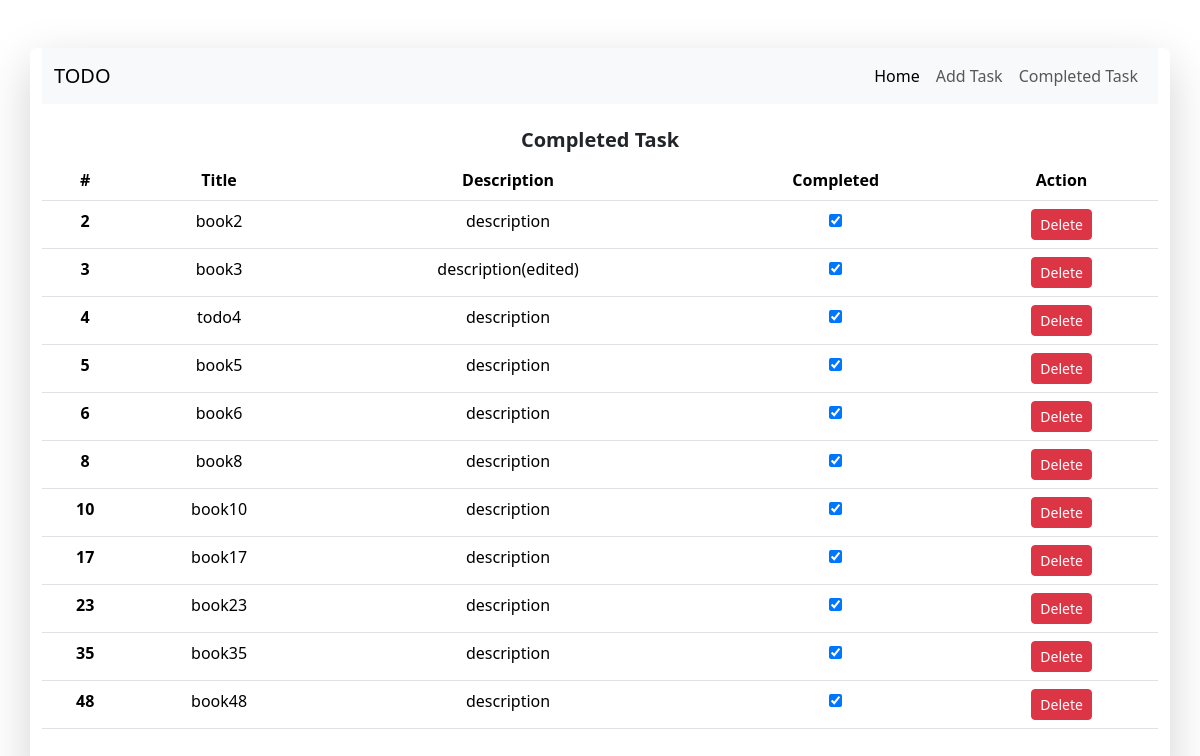
The app's page /completed/ with its own data.
### todoapp/models.py (models this page shows, shortened)
class TaksModel(models.Model):
    id = models.IntegerField(primary_key = True)
    task_title = models.CharField(max_length = 30)
    taskDescription = models.CharField(max_length = 100)
    is_completed = models.BooleanField(default = False)

### todoapp/views.py (the view)
# urls.py: path('completed/',views.CompleteTaskView.as_view(), name = 'completed'),
class CompleteTaskView(ListView):
    template_name = 'completed.html'
    model = TaksModel
    context_object_name = 'todos'
    def get_queryset(self):
        return TaksModel.objects.filter(is_completed = True)

### todoapp/templates/completed.html
{% extends "base.html" %}
{% block body  %}
<section class="text-center">
    {% if todos %}
        <h5 class="fw-bold">Completed Task</h5>
        <table class="table">
            <thead>
            <tr>
                <th scope="col">#</th>
                <th scope="col">Title</th>
                <th scope="col">Description</th>
                <th scope="col">Completed</th>
                <th scope="col">Action</th>
            </tr>
            </thead>
            <tbody>
            {% for todo in todos %}
            <tr>
                <th scope="row">{{todo.id}}</th>
                <td>{{todo.task_title}}</td>
                <td>{{todo.taskDescription}}</td>
                <td>
                    {% if todo.is_completed %} <input type="checkbox" checked>
                    {% else %} <input type="checkbox">
                    {% endif %}
                </td>
                <td>
                    <a class="btn btn-sm btn-danger" href="{% url 'delete' pk=todo.id %}">Delete </a>
                </td>
            </tr>
            {% endfor %}
            </tbody>
        </table>
    {% else %}
        <p>No task to show</p>
    {% endif %}
</section>
{% endblock body  %}

### records on screen
TaksModel: id "2", task_title "book2", taskDescription "description"
TaksModel: id "3", task_title "book3", taskDescription "description(edited)"
TaksModel: id "4", task_title "todo4", taskDescription "description"
TaksModel: id "5", task_title "book5", taskDescription "description"
TaksModel: id "6", task_title "book6", taskDescription "description"
TaksModel: id "8", task_title "book8", taskDescription "description"
TaksModel: id "10", task_title "book10", taskDescription "description"
TaksModel: id "17", task_title "book17", taskDescription "description"
TaksModel: id "23", task_title "book23", taskDescription "description"
TaksModel: id "35", task_title "book35", taskDescription "description"
TaksModel: id "48", task_title "book48", taskDescription "description"
